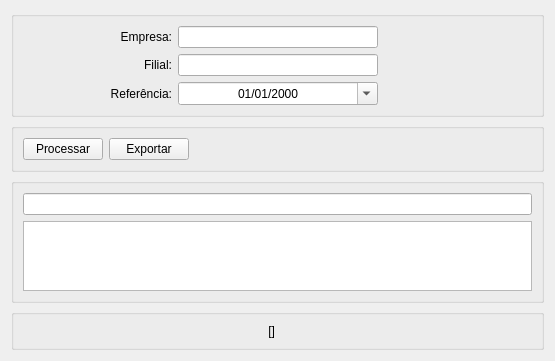
<?xml version="1.0" encoding="UTF-8"?>
<ui version="4.0">
 <class>RelacaoColaborador</class>
 <widget class="QWidget" name="RelacaoColaborador">
  <property name="geometry">
   <rect>
    <x>0</x>
    <y>0</y>
    <width>555</width>
    <height>349</height>
   </rect>
  </property>
  <property name="windowTitle">
   <string>Form</string>
  </property>
  <property name="styleSheet">
   <string notr="true"/>
  </property>
  <layout class="QGridLayout" name="gridLayout_3">
   <item row="2" column="0">
    <widget class="QGroupBox" name="painelTabela">
     <property name="title">
      <string/>
     </property>
     <layout class="QVBoxLayout" name="verticalLayout">
      <item>
       <widget class="QLineEdit" name="campoPesquisarObjetosTabela"/>
      </item>
      <item>
       <widget class="QTableWidget" name="tableWidget"/>
      </item>
     </layout>
    </widget>
   </item>
   <item row="1" column="0">
    <widget class="QGroupBox" name="painelAcoes">
     <property name="title">
      <string/>
     </property>
     <layout class="QGridLayout" name="gridLayout_2">
      <item row="0" column="0">
       <layout class="QHBoxLayout" name="horizontalLayout">
        <item>
         <widget class="QPushButton" name="botaoProcessar">
          <property name="text">
           <string>Processar</string>
          </property>
          <property name="icon">
           <iconset resource="thema.qrc">
            <normaloff>:/images/paper-plane.png</normaloff>:/images/paper-plane.png</iconset>
          </property>
         </widget>
        </item>
        <item>
         <widget class="QPushButton" name="botaoExportar">
          <property name="text">
           <string>Exportar</string>
          </property>
          <property name="icon">
           <iconset resource="thema.qrc">
            <normaloff>:/images/csv-file-format-extension.png</normaloff>:/images/csv-file-format-extension.png</iconset>
          </property>
         </widget>
        </item>
        <item>
         <spacer name="horizontalSpacer">
          <property name="orientation">
           <enum>Qt::Horizontal</enum>
          </property>
          <property name="sizeHint" stdset="0">
           <size>
            <width>40</width>
            <height>20</height>
           </size>
          </property>
         </spacer>
        </item>
       </layout>
      </item>
     </layout>
    </widget>
   </item>
   <item row="0" column="0">
    <widget class="QGroupBox" name="painelFiltros">
     <property name="title">
      <string/>
     </property>
     <layout class="QGridLayout" name="gridLayout">
      <item row="0" column="0">
       <widget class="QLabel" name="label">
        <property name="text">
         <string>Empresa:</string>
        </property>
        <property name="alignment">
         <set>Qt::AlignRight|Qt::AlignTrailing|Qt::AlignVCenter</set>
        </property>
       </widget>
      </item>
      <item row="0" column="1">
       <widget class="QLineEdit" name="campoID_Empresa">
        <property name="minimumSize">
         <size>
          <width>200</width>
          <height>0</height>
         </size>
        </property>
        <property name="maximumSize">
         <size>
          <width>200</width>
          <height>16777215</height>
         </size>
        </property>
       </widget>
      </item>
      <item row="0" column="2">
       <widget class="QLabel" name="campoDescricaoEmpresa">
        <property name="text">
         <string/>
        </property>
       </widget>
      </item>
      <item row="1" column="0">
       <widget class="QLabel" name="label_2">
        <property name="text">
         <string>Filial:</string>
        </property>
        <property name="alignment">
         <set>Qt::AlignRight|Qt::AlignTrailing|Qt::AlignVCenter</set>
        </property>
       </widget>
      </item>
      <item row="1" column="1">
       <widget class="QLineEdit" name="campoID_Filial">
        <property name="minimumSize">
         <size>
          <width>200</width>
          <height>0</height>
         </size>
        </property>
        <property name="maximumSize">
         <size>
          <width>200</width>
          <height>16777215</height>
         </size>
        </property>
       </widget>
      </item>
      <item row="1" column="2">
       <widget class="QLabel" name="campoDescricaoFilial">
        <property name="text">
         <string/>
        </property>
       </widget>
      </item>
      <item row="2" column="0">
       <widget class="QLabel" name="label_3">
        <property name="text">
         <string>Referência:</string>
        </property>
        <property name="alignment">
         <set>Qt::AlignRight|Qt::AlignTrailing|Qt::AlignVCenter</set>
        </property>
       </widget>
      </item>
      <item row="2" column="1">
       <widget class="QDateEdit" name="dataReferencia">
        <property name="wrapping">
         <bool>false</bool>
        </property>
        <property name="alignment">
         <set>Qt::AlignCenter</set>
        </property>
        <property name="showGroupSeparator" stdset="0">
         <bool>true</bool>
        </property>
        <property name="currentSection">
         <enum>QDateTimeEdit::DaySection</enum>
        </property>
        <property name="displayFormat">
         <string>dd/MM/yyyy</string>
        </property>
        <property name="calendarPopup">
         <bool>true</bool>
        </property>
       </widget>
      </item>
      <item row="2" column="2">
       <widget class="QLabel" name="campoDescricaoData">
        <property name="text">
         <string/>
        </property>
       </widget>
      </item>
     </layout>
    </widget>
   </item>
   <item row="3" column="0">
    <widget class="QGroupBox" name="painelResultados">
     <property name="title">
      <string/>
     </property>
     <layout class="QHBoxLayout" name="horizontalLayout_2">
      <item>
       <widget class="QLabel" name="campoItemSelecionado">
        <property name="text">
         <string>[]</string>
        </property>
        <property name="alignment">
         <set>Qt::AlignRight|Qt::AlignTrailing|Qt::AlignVCenter</set>
        </property>
       </widget>
      </item>
      <item>
       <widget class="QLabel" name="campoTotalRegistros">
        <property name="text">
         <string/>
        </property>
       </widget>
      </item>
     </layout>
    </widget>
   </item>
  </layout>
 </widget>
 <tabstops>
  <tabstop>campoID_Empresa</tabstop>
  <tabstop>campoID_Filial</tabstop>
  <tabstop>dataReferencia</tabstop>
  <tabstop>botaoProcessar</tabstop>
  <tabstop>campoPesquisarObjetosTabela</tabstop>
  <tabstop>tableWidget</tabstop>
  <tabstop>botaoExportar</tabstop>
 </tabstops>
 <resources>
  <include location="thema.qrc"/>
 </resources>
 <connections/>
</ui>
